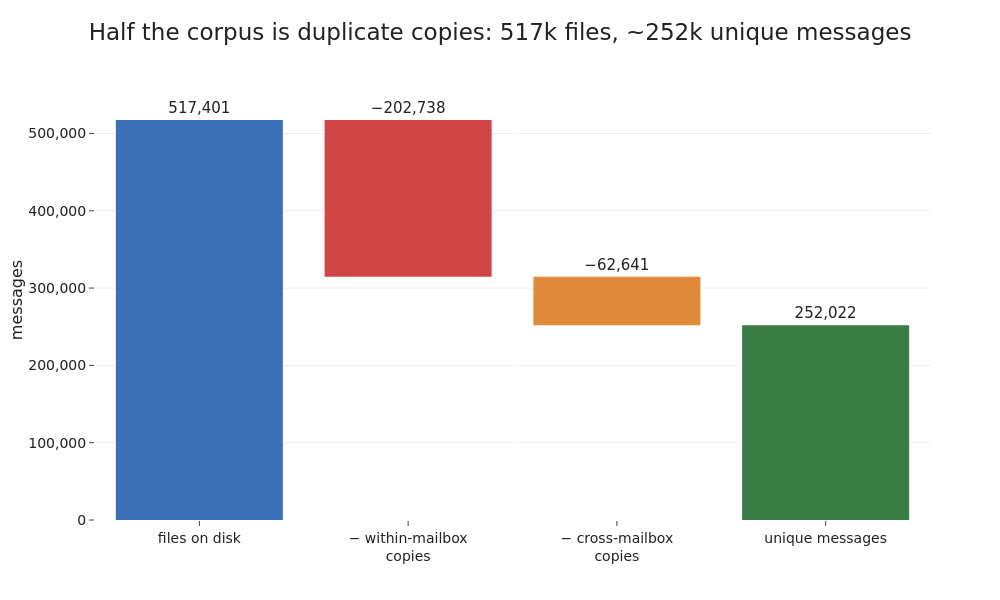

Notebook code cell kept with this figure:
### Markdown cell above
## B. How complete is the dataset?

The review asked a fair question that the earlier notebooks skipped: when we
say the corpus has 517,401 messages, how many distinct e-mails is that really,
how large are they, what time span do they cover, and which header fields can
we actually trust? The four plots below answer those in turn. The short version
is that the file count badly overstates the number of distinct messages, the
timing and identity headers are reliable while the threading headers are gone,
and the 150 released mailboxes are a keyhole onto a much larger correspondence.

### Code cell
# Reconstruct the file<->message ratio from the clean table: every message
# records how many raw files it stood for (n_copies) and across how many
# mailboxes (n_mailboxes). Within-mailbox copies are extra files of a message
# seen in a single mailbox; cross-mailbox copies are the rest.
distinct = len(msg)
N = int(msg["n_copies"].sum())
extra = msg["n_copies"] - 1
extra_cross = int(extra[msg["n_mailboxes"] > 1].sum())
extra_within = int(extra[msg["n_mailboxes"] == 1].sum())

print(f"files on disk:        {N:>9,}")
print(f"distinct messages:    {distinct:>9,}  ({distinct/N:.1%})")
print(f"redundant copies:     {N-distinct:>9,}  ({(N-distinct)/N:.1%})")
print(f"  within one mailbox: {extra_within:>9,}")
print(f"  across mailboxes:   {extra_cross:>9,}")

labels = ["files on disk", "− within-mailbox<br>copies",
          "− cross-mailbox<br>copies", "unique messages"]
vals = [N, -extra_within, -extra_cross, distinct]
cols = [BLUE, RED, ORANGE, GREEN]
absol = [True, False, False, True]
bases, heights, texts = [], [], []
running = 0
for v, ab in zip(vals, absol):
    if ab:
        bases.append(0); heights.append(v); running = v
        texts.append(f"{v:,}")
    else:
        bases.append(running + v); heights.append(-v); running = running + v
        texts.append(f"−{abs(v):,}")

fig = go.Figure(go.Bar(x=labels, y=heights, base=bases, marker_color=cols,
    text=texts, textposition="outside", textfont=dict(size=15),
    cliponaxis=False, showlegend=False))
fig.update_yaxes(range=[0, N * 1.10], tickformat=",", title_text="messages")
fig.update_xaxes(showgrid=False)
fig.update_layout(
    title="Half the corpus is duplicate copies: 517k files, ~252k unique messages")
save_fig(fig, "b1_dedup_waterfall.png", w=1000, h=600)

### Figure 1 — Plotly figure (JSON) as saved in the notebook; plotly's stock layout.template omitted (floating-point values rounded to 4 significant figures)
{"data": [{"base": [0, 314663, 252022, 0], "cliponaxis": false, "marker": {"color": ["#3b6fb6", "#d04545", "#e08a3c", "#3a7d44"]}, "showlegend": false, "text": ["517,401", "−202,738", "−62,641", "252,022"], "textfont": {"size": 15}, "textposition": "outside", "type": "bar", "x": ["files on disk", "− within-mailbox<br>copies", "− cross-mailbox<br>copies", "unique messages"], "y": [517401, 202738, 62641, 252022]}], "layout": {"height": 600, "margin": {"b": 80, "l": 90, "r": 70, "t": 80}, "title": {"text": "Half the corpus is duplicate copies: 517k files, ~252k unique messages"}, "width": 1000, "xaxis": {"showgrid": false}, "yaxis": {"range": [0, 569100.0], "tickformat": ",", "title": {"text": "messages"}}}}
